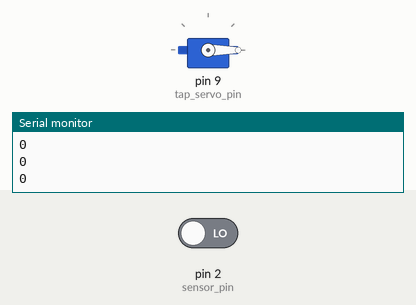
Simulated run of this sketch. Board: Arduino Uno, built with avr-gcc and run on an emulated ATmega328P. Parts: servo, the last lines printed to the serial monitor. The inputs (shaded band) are chosen by the test bench; at power-on: pin 2 (sensor_pin) LOW.

Above: at 1.2 s.
1.3 s: pin 2 (sensor_pin) driven HIGH
At 2.5 s:
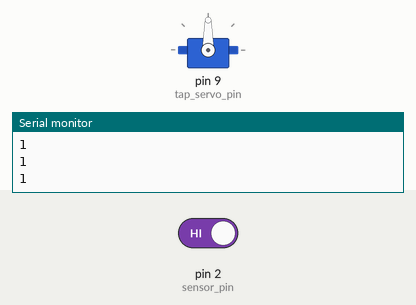
2.8 s: pin 2 (sensor_pin) driven LOW
At 3.7 s:
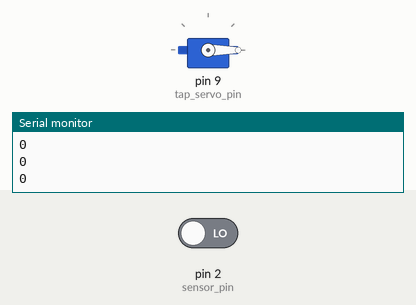
Timing chart, 0 to 5.8 s (numbered marks = the images above; inputs shaded):
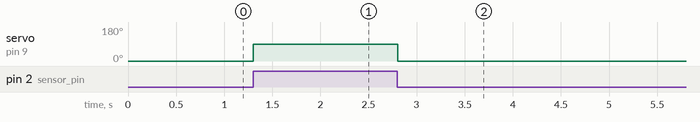

The sketch:

SmartBridge.ino
```cpp
#include <Servo.h>

Servo tap_servo;

const int sensor_pin = 2;   // Try pin 2 for sensor
const int tap_servo_pin = 9; // Try pin 9 for servo (PWM)
int val;

void setup() {
  Serial.begin(9600);
  pinMode(sensor_pin, INPUT);
  tap_servo.attach(tap_servo_pin);
}

void loop() {
  val = digitalRead(sensor_pin);
  Serial.println(val);

  if (val == HIGH) {
    tap_servo.write(90); // Open tap
  } else {
    tap_servo.write(0);  // Close tap
  }
  delay(100);
}
```

Measured:
- after the input at 1.3 s, servo on pin 9 (tap_servo_pin): 0° → 90° at once
- after the input at 2.8 s, servo on pin 9 (tap_servo_pin): 90° → 0° at once
